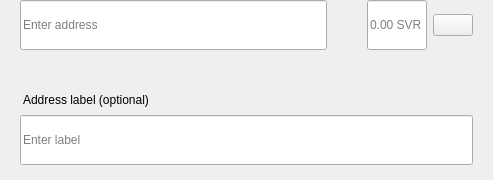
<?xml version="1.0" encoding="UTF-8"?>
<ui version="4.0">
 <class>SendMultiRow</class>
 <widget class="QWidget" name="SendMultiRow">
  <property name="geometry">
   <rect>
    <x>0</x>
    <y>0</y>
    <width>493</width>
    <height>180</height>
   </rect>
  </property>
  <property name="minimumSize">
   <size>
    <width>0</width>
    <height>0</height>
   </size>
  </property>
  <property name="maximumSize">
   <size>
    <width>16777215</width>
    <height>16777215</height>
   </size>
  </property>
  <property name="windowTitle">
   <string>Form</string>
  </property>
  <layout class="QVBoxLayout" name="verticalLayout_3">
   <property name="spacing">
    <number>0</number>
   </property>
   <property name="leftMargin">
    <number>0</number>
   </property>
   <property name="topMargin">
    <number>0</number>
   </property>
   <property name="rightMargin">
    <number>20</number>
   </property>
   <property name="bottomMargin">
    <number>5</number>
   </property>
   <item alignment="Qt::AlignTop">
    <widget class="QWidget" name="widget" native="true">
     <property name="sizePolicy">
      <sizepolicy hsizetype="Expanding" vsizetype="Maximum">
       <horstretch>0</horstretch>
       <verstretch>0</verstretch>
      </sizepolicy>
     </property>
     <property name="minimumSize">
      <size>
       <width>0</width>
       <height>60</height>
      </size>
     </property>
     <property name="maximumSize">
      <size>
       <width>16777215</width>
       <height>85</height>
      </size>
     </property>
     <layout class="QHBoxLayout" name="horizontalLayout" stretch="6,0,2">
      <property name="spacing">
       <number>0</number>
      </property>
      <property name="leftMargin">
       <number>8</number>
      </property>
      <property name="topMargin">
       <number>0</number>
      </property>
      <property name="rightMargin">
       <number>0</number>
      </property>
      <property name="bottomMargin">
       <number>0</number>
      </property>
      <item alignment="Qt::AlignTop">
       <widget class="QStackedWidget" name="stackedAddress">
        <property name="minimumSize">
         <size>
          <width>0</width>
          <height>50</height>
         </size>
        </property>
        <property name="maximumSize">
         <size>
          <width>16777215</width>
          <height>50</height>
         </size>
        </property>
        <widget class="QWidget" name="page_4">
         <property name="sizePolicy">
          <sizepolicy hsizetype="Expanding" vsizetype="Preferred">
           <horstretch>0</horstretch>
           <verstretch>0</verstretch>
          </sizepolicy>
         </property>
         <property name="minimumSize">
          <size>
           <width>0</width>
           <height>50</height>
          </size>
         </property>
         <property name="maximumSize">
          <size>
           <width>16777215</width>
           <height>55</height>
          </size>
         </property>
         <layout class="QVBoxLayout" name="verticalLayout_7">
          <property name="spacing">
           <number>0</number>
          </property>
          <property name="leftMargin">
           <number>12</number>
          </property>
          <property name="topMargin">
           <number>0</number>
          </property>
          <property name="rightMargin">
           <number>0</number>
          </property>
          <property name="bottomMargin">
           <number>0</number>
          </property>
          <item>
           <widget class="QLineEdit" name="lineEditAddress">
            <property name="minimumSize">
             <size>
              <width>0</width>
              <height>50</height>
             </size>
            </property>
            <property name="maximumSize">
             <size>
              <width>16777215</width>
              <height>50</height>
             </size>
            </property>
            <property name="placeholderText">
             <string>Enter address</string>
            </property>
           </widget>
          </item>
         </layout>
        </widget>
        <widget class="QWidget" name="page_3"/>
       </widget>
      </item>
      <item>
       <spacer name="horizontalSpacer_3">
        <property name="orientation">
         <enum>Qt::Horizontal</enum>
        </property>
        <property name="sizeType">
         <enum>QSizePolicy::Fixed</enum>
        </property>
        <property name="sizeHint" stdset="0">
         <size>
          <width>40</width>
          <height>20</height>
         </size>
        </property>
       </spacer>
      </item>
      <item>
       <layout class="QHBoxLayout" name="horizontalLayout_2">
        <property name="spacing">
         <number>6</number>
        </property>
        <item alignment="Qt::AlignTop">
         <widget class="QLineEdit" name="lineEditAmount">
          <property name="sizePolicy">
           <sizepolicy hsizetype="Expanding" vsizetype="Preferred">
            <horstretch>0</horstretch>
            <verstretch>0</verstretch>
           </sizepolicy>
          </property>
          <property name="minimumSize">
           <size>
            <width>0</width>
            <height>50</height>
           </size>
          </property>
          <property name="maximumSize">
           <size>
            <width>16777215</width>
            <height>50</height>
           </size>
          </property>
          <property name="maxLength">
           <number>17</number>
          </property>
          <property name="alignment">
           <set>Qt::AlignLeading|Qt::AlignLeft|Qt::AlignVCenter</set>
          </property>
          <property name="placeholderText">
           <string notr="true">0.00 SVR</string>
          </property>
         </widget>
        </item>
        <item>
         <layout class="QVBoxLayout" name="verticalLayout">
          <property name="topMargin">
           <number>14</number>
          </property>
          <property name="bottomMargin">
           <number>0</number>
          </property>
          <item alignment="Qt::AlignTop">
           <widget class="QPushButton" name="btnMenu">
            <property name="minimumSize">
             <size>
              <width>0</width>
              <height>0</height>
             </size>
            </property>
            <property name="maximumSize">
             <size>
              <width>16777215</width>
              <height>16777215</height>
             </size>
            </property>
            <property name="focusPolicy">
             <enum>Qt::NoFocus</enum>
            </property>
            <property name="text">
             <string/>
            </property>
           </widget>
          </item>
         </layout>
        </item>
       </layout>
      </item>
     </layout>
    </widget>
   </item>
   <item>
    <widget class="QWidget" name="layoutLabel" native="true">
     <property name="minimumSize">
      <size>
       <width>0</width>
       <height>0</height>
      </size>
     </property>
     <property name="maximumSize">
      <size>
       <width>16777215</width>
       <height>16777215</height>
      </size>
     </property>
     <layout class="QVBoxLayout" name="verticalLayout_9">
      <property name="spacing">
       <number>6</number>
      </property>
      <property name="leftMargin">
       <number>20</number>
      </property>
      <property name="topMargin">
       <number>0</number>
      </property>
      <property name="rightMargin">
       <number>0</number>
      </property>
      <property name="bottomMargin">
       <number>10</number>
      </property>
      <item>
       <spacer name="verticalSpacer">
        <property name="orientation">
         <enum>Qt::Vertical</enum>
        </property>
        <property name="sizeType">
         <enum>QSizePolicy::Fixed</enum>
        </property>
        <property name="sizeHint" stdset="0">
         <size>
          <width>20</width>
          <height>20</height>
         </size>
        </property>
       </spacer>
      </item>
      <item>
       <widget class="QLabel" name="labelSubtitleDescription">
        <property name="styleSheet">
         <string notr="true">margin-bottom:2px;
margin-left:0.05px;
padding:0px;</string>
        </property>
        <property name="text">
         <string>Address label (optional)</string>
        </property>
       </widget>
      </item>
      <item>
       <widget class="QLineEdit" name="lineEditDescription">
        <property name="minimumSize">
         <size>
          <width>0</width>
          <height>50</height>
         </size>
        </property>
        <property name="maximumSize">
         <size>
          <width>16777215</width>
          <height>50</height>
         </size>
        </property>
        <property name="placeholderText">
         <string>Enter label</string>
        </property>
       </widget>
      </item>
     </layout>
    </widget>
   </item>
  </layout>
 </widget>
 <resources/>
 <connections/>
</ui>
